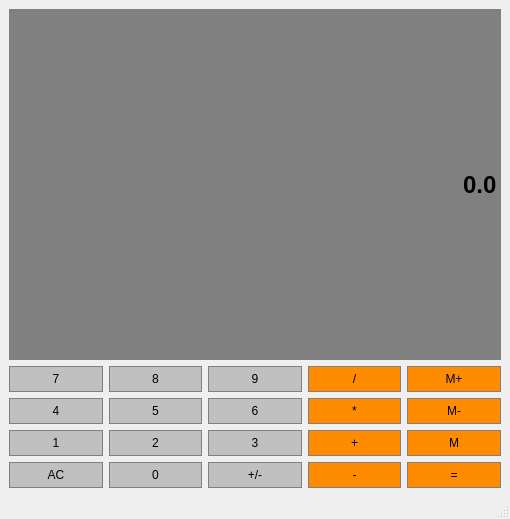
<?xml version="1.0" encoding="UTF-8"?>
<ui version="4.0">
 <class>Calculator</class>
 <widget class="QMainWindow" name="Calculator">
  <property name="geometry">
   <rect>
    <x>0</x>
    <y>0</y>
    <width>510</width>
    <height>519</height>
   </rect>
  </property>
  <property name="windowTitle">
   <string>Calculator</string>
  </property>
  <widget class="QWidget" name="centralwidget">
   <layout class="QGridLayout" name="gridLayout">
    <item row="4" column="1">
     <widget class="QPushButton" name="Button0">
      <property name="sizePolicy">
       <sizepolicy hsizetype="Preferred" vsizetype="Preferred">
        <horstretch>0</horstretch>
        <verstretch>0</verstretch>
       </sizepolicy>
      </property>
      <property name="styleSheet">
       <string notr="true">QPushButton {
	background-color:#C0C0C0;
	border: 1px solid grey;
	padding: 5px;
}
QPushButton:pressed {
	background-color:#A9A9A9;
	border: 1px solid grey;
	padding: 5px;
}  </string>
      </property>
      <property name="text">
       <string>0</string>
      </property>
     </widget>
    </item>
    <item row="3" column="3">
     <widget class="QPushButton" name="Add">
      <property name="sizePolicy">
       <sizepolicy hsizetype="Preferred" vsizetype="Preferred">
        <horstretch>0</horstretch>
        <verstretch>0</verstretch>
       </sizepolicy>
      </property>
      <property name="styleSheet">
       <string notr="true">QPushButton {
	background-color:#FF8C00 ;
	border: 1px solid grey;
	padding: 5px;
}
QPushButton:pressed {
	background-color:#A9A9A9;
	border: 1px solid grey;
	padding: 5px;
}   </string>
      </property>
      <property name="text">
       <string>+</string>
      </property>
     </widget>
    </item>
    <item row="2" column="4">
     <widget class="QPushButton" name="MemClear">
      <property name="sizePolicy">
       <sizepolicy hsizetype="Preferred" vsizetype="Preferred">
        <horstretch>0</horstretch>
        <verstretch>0</verstretch>
       </sizepolicy>
      </property>
      <property name="styleSheet">
       <string notr="true">QPushButton {
	background-color:#FF8C00 ;
	border: 1px solid grey;
	padding: 5px;
}
QPushButton:pressed {
	background-color:#A9A9A9;
	border: 1px solid grey;
	padding: 5px;
}   </string>
      </property>
      <property name="text">
       <string>M-</string>
      </property>
     </widget>
    </item>
    <item row="3" column="0">
     <widget class="QPushButton" name="Button1">
      <property name="sizePolicy">
       <sizepolicy hsizetype="Preferred" vsizetype="Preferred">
        <horstretch>0</horstretch>
        <verstretch>0</verstretch>
       </sizepolicy>
      </property>
      <property name="styleSheet">
       <string notr="true">QPushButton {
	background-color:#C0C0C0;
	border: 1px solid grey;
	padding: 5px;
}
QPushButton:pressed {
	background-color:#A9A9A9;
	border: 1px solid grey;
	padding: 5px;
}  </string>
      </property>
      <property name="text">
       <string>1</string>
      </property>
     </widget>
    </item>
    <item row="4" column="4">
     <widget class="QPushButton" name="Equal">
      <property name="sizePolicy">
       <sizepolicy hsizetype="Preferred" vsizetype="Preferred">
        <horstretch>0</horstretch>
        <verstretch>0</verstretch>
       </sizepolicy>
      </property>
      <property name="styleSheet">
       <string notr="true">QPushButton {
	background-color:#FF8C00 ;
	border: 1px solid grey;
	padding: 5px;
}
QPushButton:pressed {
	background-color:#A9A9A9;
	border: 1px solid grey;
	padding: 5px;
}   </string>
      </property>
      <property name="text">
       <string>=</string>
      </property>
     </widget>
    </item>
    <item row="3" column="2">
     <widget class="QPushButton" name="Button3">
      <property name="sizePolicy">
       <sizepolicy hsizetype="Preferred" vsizetype="Preferred">
        <horstretch>0</horstretch>
        <verstretch>0</verstretch>
       </sizepolicy>
      </property>
      <property name="styleSheet">
       <string notr="true">QPushButton {
	background-color:#C0C0C0;
	border: 1px solid grey;
	padding: 5px;
}
QPushButton:pressed {
	background-color:#A9A9A9;
	border: 1px solid grey;
	padding: 5px;
}  </string>
      </property>
      <property name="text">
       <string>3</string>
      </property>
     </widget>
    </item>
    <item row="2" column="1">
     <widget class="QPushButton" name="Button5">
      <property name="sizePolicy">
       <sizepolicy hsizetype="Preferred" vsizetype="Preferred">
        <horstretch>0</horstretch>
        <verstretch>0</verstretch>
       </sizepolicy>
      </property>
      <property name="styleSheet">
       <string notr="true">QPushButton {
	background-color:#C0C0C0;
	border: 1px solid grey;
	padding: 5px;
}
QPushButton:pressed {
	background-color:#A9A9A9;
	border: 1px solid grey;
	padding: 5px;
}  </string>
      </property>
      <property name="text">
       <string>5</string>
      </property>
     </widget>
    </item>
    <item row="1" column="1">
     <widget class="QPushButton" name="Button8">
      <property name="sizePolicy">
       <sizepolicy hsizetype="Preferred" vsizetype="Preferred">
        <horstretch>0</horstretch>
        <verstretch>0</verstretch>
       </sizepolicy>
      </property>
      <property name="styleSheet">
       <string notr="true">QPushButton {
	background-color:#C0C0C0;
	border: 1px solid grey;
	padding: 5px;
}
QPushButton:pressed {
	background-color:#A9A9A9;
	border: 1px solid grey;
	padding: 5px;
}  </string>
      </property>
      <property name="text">
       <string>8</string>
      </property>
     </widget>
    </item>
    <item row="3" column="4">
     <widget class="QPushButton" name="MemGet">
      <property name="sizePolicy">
       <sizepolicy hsizetype="Preferred" vsizetype="Preferred">
        <horstretch>0</horstretch>
        <verstretch>0</verstretch>
       </sizepolicy>
      </property>
      <property name="styleSheet">
       <string notr="true">QPushButton {
	background-color:#FF8C00 ;
	border: 1px solid grey;
	padding: 5px;
}
QPushButton:pressed {
	background-color:#A9A9A9;
	border: 1px solid grey;
	padding: 5px;
}   </string>
      </property>
      <property name="text">
       <string>M</string>
      </property>
     </widget>
    </item>
    <item row="1" column="4">
     <widget class="QPushButton" name="MemAdd">
      <property name="sizePolicy">
       <sizepolicy hsizetype="Preferred" vsizetype="Preferred">
        <horstretch>0</horstretch>
        <verstretch>0</verstretch>
       </sizepolicy>
      </property>
      <property name="styleSheet">
       <string notr="true">QPushButton {
	background-color:#FF8C00 ;
	border: 1px solid grey;
	padding: 5px;
}
QPushButton:pressed {
	background-color:#A9A9A9;
	border: 1px solid grey;
	padding: 5px;
}   </string>
      </property>
      <property name="text">
       <string>M+</string>
      </property>
     </widget>
    </item>
    <item row="1" column="0">
     <widget class="QPushButton" name="Button7">
      <property name="sizePolicy">
       <sizepolicy hsizetype="Preferred" vsizetype="Preferred">
        <horstretch>0</horstretch>
        <verstretch>0</verstretch>
       </sizepolicy>
      </property>
      <property name="styleSheet">
       <string notr="true">QPushButton {
	background-color:#C0C0C0;
	border: 1px solid grey;
	padding: 5px;
}
QPushButton:pressed {
	background-color:#A9A9A9;
	border: 1px solid grey;
	padding: 5px;
}  </string>
      </property>
      <property name="text">
       <string>7</string>
      </property>
     </widget>
    </item>
    <item row="2" column="3">
     <widget class="QPushButton" name="Multiply">
      <property name="sizePolicy">
       <sizepolicy hsizetype="Preferred" vsizetype="Preferred">
        <horstretch>0</horstretch>
        <verstretch>0</verstretch>
       </sizepolicy>
      </property>
      <property name="styleSheet">
       <string notr="true">QPushButton {
	background-color:#FF8C00 ;
	border: 1px solid grey;
	padding: 5px;
}
QPushButton:pressed {
	background-color:#A9A9A9;
	border: 1px solid grey;
	padding: 5px;
}   </string>
      </property>
      <property name="text">
       <string>*</string>
      </property>
     </widget>
    </item>
    <item row="4" column="2">
     <widget class="QPushButton" name="ChangeSign">
      <property name="sizePolicy">
       <sizepolicy hsizetype="Preferred" vsizetype="Preferred">
        <horstretch>0</horstretch>
        <verstretch>0</verstretch>
       </sizepolicy>
      </property>
      <property name="styleSheet">
       <string notr="true">QPushButton {
	background-color:#C0C0C0;
	border: 1px solid grey;
	padding: 5px;
}
QPushButton:pressed {
	background-color:#A9A9A9;
	border: 1px solid grey;
	padding: 5px;
}  </string>
      </property>
      <property name="text">
       <string>+/-</string>
      </property>
     </widget>
    </item>
    <item row="3" column="1">
     <widget class="QPushButton" name="Button2">
      <property name="sizePolicy">
       <sizepolicy hsizetype="Preferred" vsizetype="Preferred">
        <horstretch>0</horstretch>
        <verstretch>0</verstretch>
       </sizepolicy>
      </property>
      <property name="styleSheet">
       <string notr="true">QPushButton {
	background-color:#C0C0C0;
	border: 1px solid grey;
	padding: 5px;
}
QPushButton:pressed {
	background-color:#A9A9A9;
	border: 1px solid grey;
	padding: 5px;
}  </string>
      </property>
      <property name="text">
       <string>2</string>
      </property>
     </widget>
    </item>
    <item row="1" column="3">
     <widget class="QPushButton" name="Divide">
      <property name="sizePolicy">
       <sizepolicy hsizetype="Preferred" vsizetype="Preferred">
        <horstretch>0</horstretch>
        <verstretch>0</verstretch>
       </sizepolicy>
      </property>
      <property name="styleSheet">
       <string notr="true">QPushButton {
	background-color:#FF8C00 ;
	border: 1px solid grey;
	padding: 5px;
}
QPushButton:pressed {
	background-color:#A9A9A9;
	border: 1px solid grey;
	padding: 5px;
}   </string>
      </property>
      <property name="text">
       <string>/</string>
      </property>
     </widget>
    </item>
    <item row="2" column="0">
     <widget class="QPushButton" name="Button4">
      <property name="sizePolicy">
       <sizepolicy hsizetype="Preferred" vsizetype="Preferred">
        <horstretch>0</horstretch>
        <verstretch>0</verstretch>
       </sizepolicy>
      </property>
      <property name="styleSheet">
       <string notr="true">QPushButton {
	background-color:#C0C0C0;
	border: 1px solid grey;
	padding: 5px;
}
QPushButton:pressed {
	background-color:#A9A9A9;
	border: 1px solid grey;
	padding: 5px;
}  </string>
      </property>
      <property name="text">
       <string>4</string>
      </property>
     </widget>
    </item>
    <item row="1" column="2">
     <widget class="QPushButton" name="Button9">
      <property name="sizePolicy">
       <sizepolicy hsizetype="Preferred" vsizetype="Preferred">
        <horstretch>0</horstretch>
        <verstretch>0</verstretch>
       </sizepolicy>
      </property>
      <property name="styleSheet">
       <string notr="true">QPushButton {
	background-color:#C0C0C0;
	border: 1px solid grey;
	padding: 5px;
}
QPushButton:pressed {
	background-color:#A9A9A9;
	border: 1px solid grey;
	padding: 5px;
}  </string>
      </property>
      <property name="text">
       <string>9</string>
      </property>
     </widget>
    </item>
    <item row="4" column="3">
     <widget class="QPushButton" name="Subtract">
      <property name="sizePolicy">
       <sizepolicy hsizetype="Preferred" vsizetype="Preferred">
        <horstretch>0</horstretch>
        <verstretch>0</verstretch>
       </sizepolicy>
      </property>
      <property name="styleSheet">
       <string notr="true">QPushButton {
	background-color:#FF8C00 ;
	border: 1px solid grey;
	padding: 5px;
}
QPushButton:pressed {
	background-color:#A9A9A9;
	border: 1px solid grey;
	padding: 5px;
}   </string>
      </property>
      <property name="text">
       <string>-</string>
      </property>
     </widget>
    </item>
    <item row="4" column="0">
     <widget class="QPushButton" name="Clear">
      <property name="sizePolicy">
       <sizepolicy hsizetype="Preferred" vsizetype="Preferred">
        <horstretch>0</horstretch>
        <verstretch>0</verstretch>
       </sizepolicy>
      </property>
      <property name="styleSheet">
       <string notr="true">QPushButton {
	background-color:#C0C0C0;
	border: 1px solid grey;
	padding: 5px;
}
QPushButton:pressed {
	background-color:#A9A9A9;
	border: 1px solid grey;
	padding: 5px;
}  </string>
      </property>
      <property name="text">
       <string>AC</string>
      </property>
     </widget>
    </item>
    <item row="2" column="2">
     <widget class="QPushButton" name="Button6">
      <property name="sizePolicy">
       <sizepolicy hsizetype="Preferred" vsizetype="Preferred">
        <horstretch>0</horstretch>
        <verstretch>0</verstretch>
       </sizepolicy>
      </property>
      <property name="styleSheet">
       <string notr="true">QPushButton {
	background-color:#C0C0C0;
	border: 1px solid grey;
	padding: 5px;
}
QPushButton:pressed {
	background-color:#A9A9A9;
	border: 1px solid grey;
	padding: 5px;
}  </string>
      </property>
      <property name="text">
       <string>6</string>
      </property>
     </widget>
    </item>
    <item row="0" column="0" colspan="5">
     <widget class="QLineEdit" name="Display">
      <property name="sizePolicy">
       <sizepolicy hsizetype="Preferred" vsizetype="Expanding">
        <horstretch>0</horstretch>
        <verstretch>0</verstretch>
       </sizepolicy>
      </property>
      <property name="font">
       <font>
        <family>Arial</family>
        <pointsize>18</pointsize>
        <weight>75</weight>
        <bold>true</bold>
       </font>
      </property>
      <property name="styleSheet">
       <string notr="true">QLineEdit {
	background-color:grey;
	border: 1px solid grey;
	padding: #ffffff;
}</string>
      </property>
      <property name="text">
       <string>0.0</string>
      </property>
      <property name="alignment">
       <set>Qt::AlignRight|Qt::AlignTrailing|Qt::AlignVCenter</set>
      </property>
     </widget>
    </item>
   </layout>
  </widget>
  <widget class="QMenuBar" name="menubar">
   <property name="geometry">
    <rect>
     <x>0</x>
     <y>0</y>
     <width>510</width>
     <height>22</height>
    </rect>
   </property>
  </widget>
  <widget class="QStatusBar" name="statusbar"/>
 </widget>
 <resources/>
 <connections/>
</ui>
